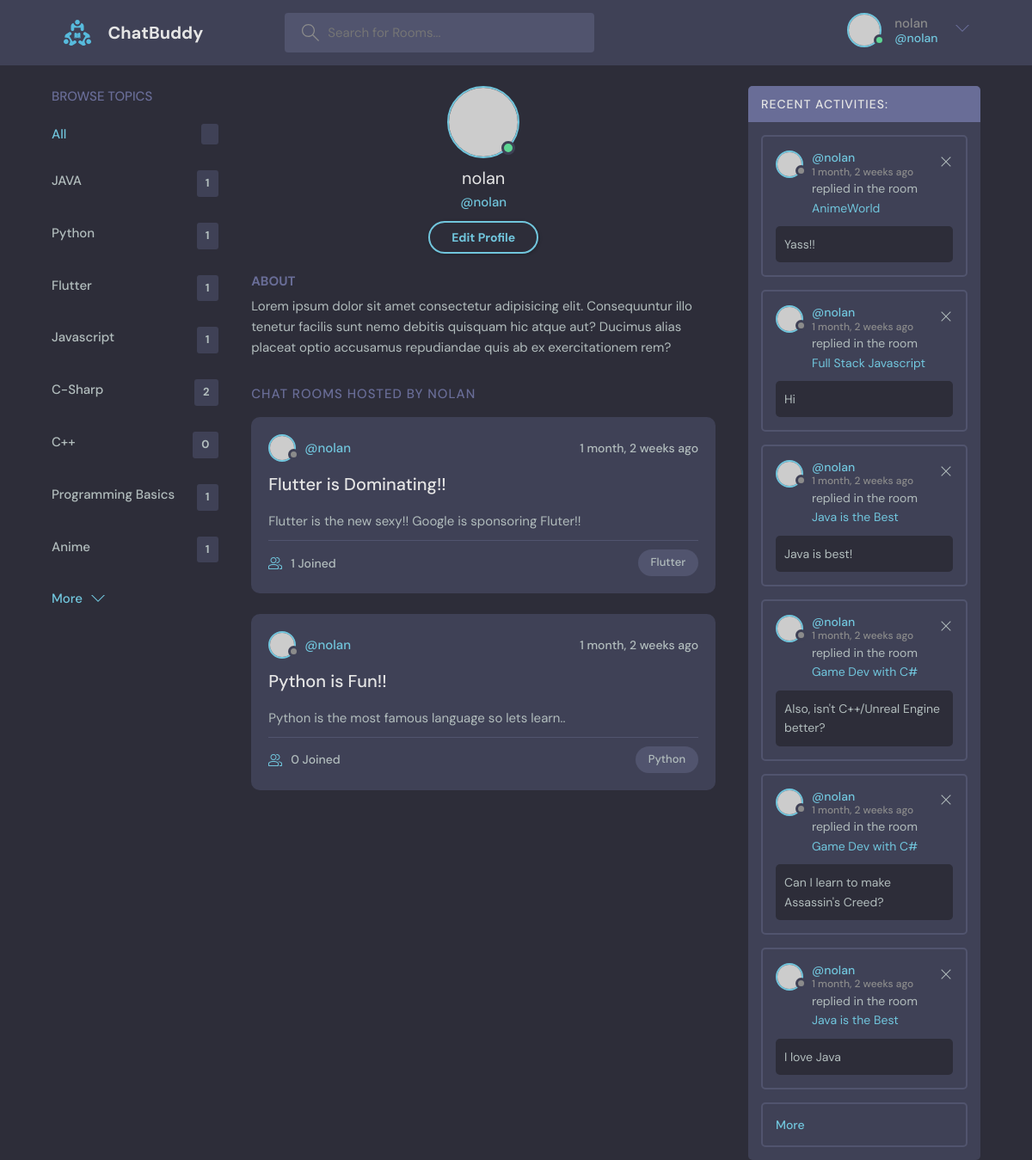
The app's page /profile/2 (signed in) with its own data.
### base/models.py (models this page shows, shortened)
class Topic(models.Model):
    name = models.CharField(max_length=200)

class Room(models.Model):
    name = models.CharField(max_length=200)
    host = models.ForeignKey(User, on_delete=models.SET_NULL, null=True)
    topic = models.ForeignKey(Topic, on_delete=models.SET_NULL, null=True)
    description = models.TextField(null=True, blank=True)
    participants = models.ManyToManyField(
        User, related_name='participants', blank=True)
    updated = models.DateTimeField(auto_now=True)
    created = models.DateTimeField(auto_now_add=True)
    class Meta:
        ordering = ['-updated', '-created']
    def __str__(self):
        return str(self.name)

class Message(models.Model):
    user = models.ForeignKey(User, on_delete=models.CASCADE)
    room = models.ForeignKey(Room, on_delete=models.CASCADE)
    body = models.TextField()
    updated = models.DateTimeField(auto_now=True)
    created = models.DateTimeField(auto_now_add=True)
    class Meta:
        ordering = ['-updated', '-created']
    def __str__(self):
        return str(self.body[0:50])

### base/views.py (the view)
# urls.py: path('profile/<str:pk>', views.profilePage, name="user-profile"),
@login_required(login_url='login')
def profilePage(request, pk):
    user = User.objects.get(id=pk)
    rooms = user.room_set.all()
    room_messages = user.message_set.all()
    topics = Topic.objects.all()
    context = {'user': user, 'rooms': rooms,
               'room_messages': room_messages, 'topics': topics}
    return render(request, 'base/profile.html', context)

### base/templates/base/profile.html
{% extends 'main.html' %} {% block content %}
<main class="profile-page layout layout--3">
    <div class="container">
      {% include 'base/topics_component.html' %}
      <div class="roomList">
        <div class="profile">
          <div class="profile__avatar">
            <div class="avatar avatar--large active">
              <img src="https://randomuser.me/api/portraits/men/11.jpg" />
            </div>
          </div>
          <div class="profile__info">
            <h3>{{user.username}}</h3>
            <p>@{{user.username}}</p>
            {% if request.user == user %}
            <a href="{% url 'update-user' %}" class="btn btn--main btn--pill">Edit Profile</a>
            {% endif %}
          </div>
          <div class="profile__about">
            <h3>About</h3>
            <p>
              Lorem ipsum dolor sit amet consectetur adipisicing elit. Consequuntur illo tenetur
              facilis sunt nemo debitis quisquam hic atque aut? Ducimus alias placeat optio
              accusamus repudiandae quis ab ex exercitationem rem?
            </p>
          </div>
        </div>
        <div class="roomList__header">
          <div>
            <h2>Chat Rooms Hosted by {{user.username}}</a>
            </h2>
          </div>
        </div>
        {% include 'base/feed_component.html' %}
      </div>
      {% include 'base/activity_component.html' %}
    </div>
  </main>
{% endblock content %}

### templates/main.html (shortened to what this page needs)
<!DOCTYPE html>
{% load static %}
<html lang="en">
  <head>
    <link rel="stylesheet" href="{% static 'styles/style.css' %}" />
  </head>
  <body>
    {% include 'navbar.html' %}  {% block content %} {% endblock %}
  </body>
</html>

### templates/navbar.html (shortened to what this page needs)
{% load static %}
<header class="header header--loggedIn">
  <div class="container">
    <a href="{% url 'home' %}" class="header__logo">
      <img src="{% static 'images/logo.svg' %}" />
      <h1>ChatBuddy</h1>
    </a>
    <form class="header__search" method="GET" action="{% url 'home' %}">
      <label>
        <input name="q" placeholder="Search for Rooms..." />
      </label>
    </form>
    <nav class="header__menu">
      {% if request.user.is_authenticated %}
      <div class="header__user">
        <a href="{% url 'user-profile' request.user.id %}">
          <div class="avatar avatar--medium active">
            <img src="https://randomuser.me/api/portraits/men/37.jpg" />
          </div>
          <p>
            {{request.user.username}} <span>@{{request.user.username}}</span>
          </p>
        </a>
        <button class="dropdown-button">
          <svg
            version="1.1"
            xmlns="http://www.w3.org/2000/svg"
            width="32"
            height="32"
            viewBox="0 0 32 32"
          >
            <title>chevron-down</title>
            <path d="M16 21l-13-13h-3l16 16 16-16h-3l-13 13z"></path>
          </svg>
        </button>
      </div>
      {% else %}
      <a href="{% url 'login' %}">
        <img src="{% static 'images/avatar.svg' %}" />
        <p>Login</p>
      </a>
      {% endif %}
    </nav>
  </div>
</header>

### base/templates/base/topics_component.html
<div class="topics">
  <div class="topics__header">
    <h2>Browse Topics</h2>
  </div>
  <ul class="topics__list">
    <li>
      <a href="{% url 'home' %}" class="active">All <span>{{room_count}}</span></a>
    </li>
    {% for topic in topics %}
    <li>
      <a href="{% url 'home' %}?q={{topic.name}}">{{topic.name}} <span>{{topic.room_set.all.count}}</span></a>
    </li>
    {% endfor %}
  </ul>
  <a class="btn btn--link" href="{% url 'topics' %}">
    More
    <svg
      version="1.1"
      xmlns="http://www.w3.org/2000/svg"
      width="32"
      height="32"
      viewBox="0 0 32 32"
    >
      <title>chevron-down</title>
      <path d="M16 21l-13-13h-3l16 16 16-16h-3l-13 13z"></path>
    </svg>
  </a>
</div>

### base/templates/base/feed_component.html (shortened to what this page needs)
{% for room in rooms %}
<div class="roomListRoom">
        <div class="roomListRoom__header">
          <a href="{% url 'user-profile' room.host.id %}" class="roomListRoom__author">
            <div class="avatar avatar--small">
              <img src="https://randomuser.me/api/portraits/women/11.jpg" />
            </div>
            <span>@{{room.host.username}}</span>
          </a>
          <div class="roomListRoom__actions">
            <span>{{room.created|timesince}} ago</span>
          </div>
        </div>
        <div class="roomListRoom__content">
          <a href="{% url 'room' room.id%}">{{room.name}}</a>
          <p>
            {{room.description}}
          </p>
        </div>
        <div class="roomListRoom__meta">
          <a href="{% url 'room' room.id%}" class="roomListRoom__joined">
            {{room.participants.all.count}} Joined
          </a>
          <p class="roomListRoom__topic">{{room.topic.name}}</p>
        </div>
</div>
{% endfor %}

### base/templates/base/activity_component.html
<div class="activities">
  <div class="activities__header">
    <h2>Recent Activities:</h2>
  </div>
  {% for message in room_messages %}
  <div class="activities__box">
    <div class="activities__boxHeader roomListRoom__header">
      <a
        href="{% url 'user-profile' message.user.id %}"
        class="roomListRoom__author"
      >
        <div class="avatar avatar--small">
          <img src="https://randomuser.me/api/portraits/women/11.jpg" />
        </div>
        <p>
          @{{message.user}}
          <span>{{message.created|timesince}} ago</span>
        </p>
      </a>
      {% if request.user == message.user %}
      <div class="roomListRoom__actions">
        <a href="{% url 'delete-message' message.id %}">
          <svg
            version="1.1"
            xmlns="http://www.w3.org/2000/svg"
            width="32"
            height="32"
            viewBox="0 0 32 32"
          >
            <title>remove</title>
            <path
              d="M27.314 6.019l-1.333-1.333-9.98 9.981-9.981-9.981-1.333 1.333 9.981 9.981-9.981 9.98 1.333 1.333 9.981-9.98 9.98 9.98 1.333-1.333-9.98-9.98 9.98-9.981z"
            ></path>
          </svg>
        </a>
      </div>
      {% endif %}
    </div>
    <div class="activities__boxContent">
      <p>
        replied in the room
        <a href="{% url 'room' message.room.id%}">{{message.room}}</a>
      </p>
      <div class="activities__boxRoomContent">{{message}}</div>
    </div>
  </div>
  {% endfor %}
  <div class="activities__box">
    <div class="activities__boxHeader roomListRoom__header">
      <a
        href="{% url 'activity-page' %}"
        class="roomListRoom__author"
      >
        <p>More</p>
      </a>
    </div>
  </div>
</div>

### records on screen
Topic: name "JAVA", room_set.all.count "1"
Topic: name "Python", room_set.all.count "1"
Topic: name "Flutter", room_set.all.count "1"
Topic: name "Javascript", room_set.all.count "1"
Topic: name "C-Sharp", room_set.all.count "2"
Topic: name "C++", room_set.all.count "0"
Topic: name "Programming Basics", room_set.all.count "1"
Topic: name "Anime", room_set.all.count "1"
Room: host.username "nolan", created "1 month, 2 weeks", name "Flutter is Dominating!!", description "Flutter is the new sexy!! Google is sponsoring Fluter!!", participants.all.count "1", topic.name "Flutter"
Room: host.username "nolan", created "1 month, 2 weeks", name "Python is Fun!!", description "Python is the most famous language so lets learn..", participants.all.count "0", topic.name "Python"
Message: user "nolan", created "1 month, 2 weeks", room "AnimeWorld", body "Yass!!"
Message: user "nolan", created "1 month, 2 weeks", room "Full Stack Javascript", body "Hi"
Message: user "nolan", created "1 month, 2 weeks", room "Java is the Best", body "Java is best!"
Message: user "nolan", created "1 month, 2 weeks", room "Game Dev with C#", body "Also, isn't C++/Unreal Engine better?"
Message: user "nolan", created "1 month, 2 weeks", room "Game Dev with C#", body "Can I learn to make Assassin's Creed?"
Message: user "nolan", created "1 month, 2 weeks", room "Java is the Best", body "I love Java"

### other values on screen
{{ request.user.username }} "nolan"
{{ user.username }} "nolan"
{{ user.username }} "NOLAN"
